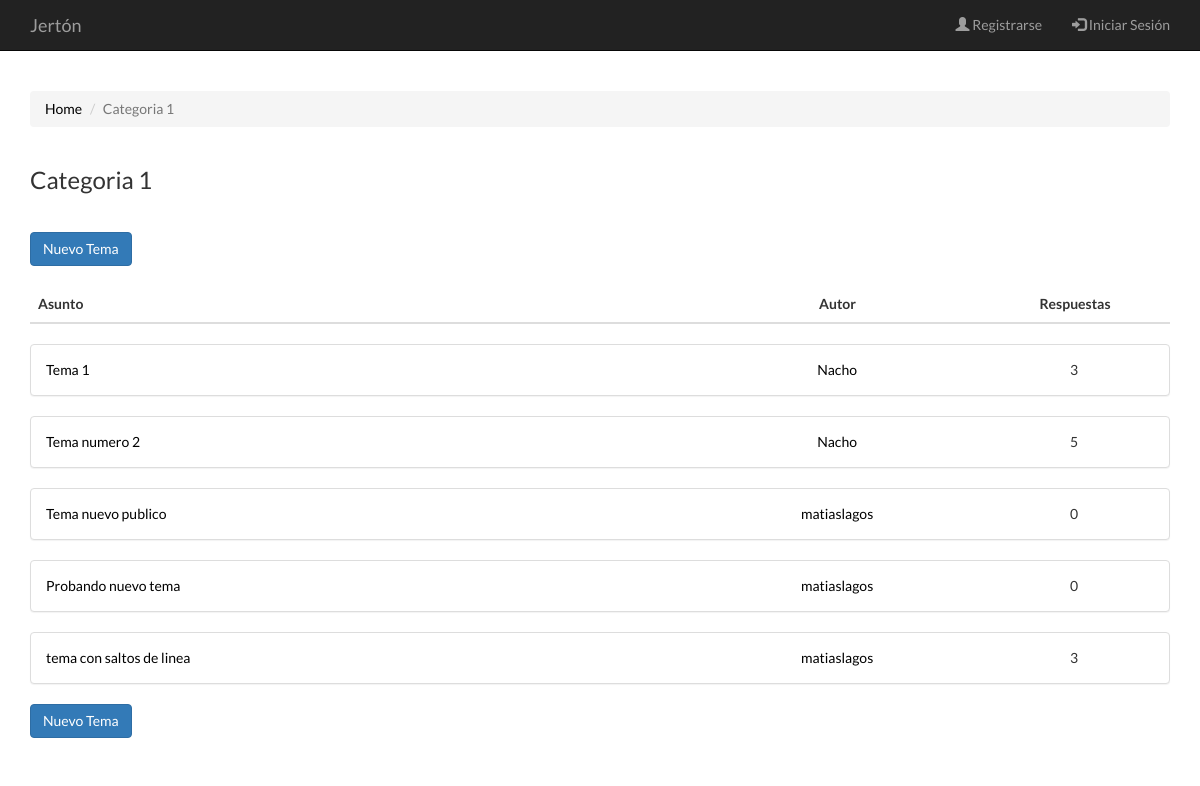
The page /categoria.php?id=2 on the database its author committed.
### tables this page shows
CREATE TABLE `CATEGORIAS` (
  `id` int(11) NOT NULL,
  `titulo` varchar(45) NOT NULL,
  `descripcion` text NOT NULL,
  `tipo` tinyint(1) NOT NULL
);

CREATE TABLE `TEMAS` (
  `id` int(11) NOT NULL,
  `titulo` varchar(45) NOT NULL,
  `contenido` text NOT NULL,
  `tipo` tinyint(1) NOT NULL,
  `fecha` timestamp NOT NULL DEFAULT CURRENT_TIMESTAMP,
  `usuario_id` int(11) NOT NULL,
  `categoria_id` int(11) NOT NULL
);

CREATE TABLE `USUARIOS` (
  `id` int(11) NOT NULL,
  `nickname` varchar(16) NOT NULL,
  `nombre` varchar(16) NOT NULL,
  `password` varchar(16) NOT NULL,
  `sexo` char(1) NOT NULL,
  `fecha_nacimiento` date NOT NULL,
  `fecha_registro` timestamp NOT NULL DEFAULT CURRENT_TIMESTAMP,
  `url_avatar` text,
  `tipo_id` int(11) NOT NULL
);

### panel-temas-publicos.php (the view, shortened to what this page needs)
<?php include_once("conexion.php");
?>
<div class="container">
			<?php
				$publicas = $mysqli->query("SELECT * FROM TEMAS where tipo=0 AND categoria_id=".$id_categoria."");
				if($publicas->num_rows > 0){
					echo 	'<table class="table table-hover">
						      	<thead>
							        <tr id="cabecera-temas">
							          	<th class="col-xs-2 col-md-7">Asunto</th>
							          	<th class="col-md-3">Autor</th>
							          	<th class="col-xs-4 col-md-2">Respuestas</th>
							        </tr>
						      	</thead>
						      	<tbody>
						      	</tbody>
						    </table>';
				}
				else{
					echo '<div class="container">
							<h3 style="text-align:center;">No hay temas en esta categoria</h3>
						</div>';
				}
	  			while ($fila = $publicas->fetch_assoc()) {
	  				$cant_respuestas = $mysqli->query("SELECT count(*) FROM COMENTARIOS WHERE tema_id=".$fila['id']."");
	  				$respuestas_cantidad = $cant_respuestas->fetch_array();
	  				$usuario_nickname = $mysqli->query("SELECT nickname FROM USUARIOS WHERE id=".$fila['usuario_id']."");
					$nickname = $usuario_nickname->fetch_array();
					echo 	'<div class="panel panel-default panel-categoria">
								<div class="panel-body">
								  	<div class="row">
							 			<div class="col-md-7"><a href="tema.php?id='.$fila["id"].'">'.$fila["titulo"].'</a></div>
							 			<div style="text-align: center;" class="col-md-3"><a href="perfil.php?id='.$fila["usuario_id"].'">'.$nickname[0].'</a></div>
							 			<div style="text-align: center;" class="col-md-2">'.$respuestas_cantidad[0].'</div>
							 		</div>
							 	</div>
							</div>';
				}
				if($publicas->num_rows > 0){
					echo 	'<a href="crear-tema.php?categoria='.$id_categoria.'"><button id="nuevo-tema" type="button" class="btn btn-primary">Nuevo Tema</button></a>';
				}
	  		?>
</div>

### categoria.php (shortened to what this page needs)
<?php
	if($_GET['id']==null){
		header("Location: index.php");
	}
	else{
		$id_categoria = $_GET['id'];
	}
?>
<!DOCTYPE html>
<html>
<head>
	<link rel="stylesheet" href="https://maxcdn.bootstrapcdn.com/bootstrap/3.3.5/css/bootstrap.min.css">
	<link rel="stylesheet" href="css/style.css">
</head>
<body>
	<?php
	include_once("header.php");
	$resultado = $mysqli->query("SELECT * FROM CATEGORIAS WHERE id=".$id_categoria."");
	$titulo = $resultado->fetch_assoc();
	?>
	<div class="container">
		<ol class="breadcrumb">
		 	<li><a href="index.php">Home</a></li>
		  	<li class="active"><?php echo $titulo['titulo']; ?></li>
		</ol>
		<div class="page-header titulo-categoria">
			<h3><?php echo $titulo['titulo']; ?></h3>
		</div>
		<a href="crear-tema.php?categoria=<?php echo $id_categoria; ?>"><button id="nuevo-tema" type="button" class="btn btn-primary">Nuevo Tema</button></a>
	</div>
	<?php
		if($_SESSION['logged_in']==false){
			include_once("panel-temas-publicos.php");
		}else{
			include_once("panel-temas-total.php");
		}
	?>
</body>
</html>

### header.php (shortened to what this page needs)
<header>
	<?php
	if($_SESSION['logged_in']){
		include_once('navbar-loggedin.php');
	}else{
		include_once('navbar-normal.php');
	}
	?>
</header>

### navbar-normal.php
<nav class="navbar navbar-default navbar-inverse navbar-static-top">
    <div class="container">
        <div class="navbar-header">
            <a class="navbar-brand" href="index.php">Jertón</a>
        </div>
        <div>
            <ul class="nav navbar-nav navbar-right">
                <?php if(basename($_SERVER['PHP_SELF'])=='registrarse.php'){
                    echo '<li class="active"><a href="registrarse.php"><span class="glyphicon glyphicon-user"></span> Registrarse</a></li>
                        <li><a href="iniciar-sesion.php"><span class="glyphicon glyphicon-log-in"></span> Iniciar Sesión</a></li>';
                    }else{
                        if(basename($_SERVER['PHP_SELF'])=='iniciar-sesion.php'){
                            echo '<li><a href="registrarse.php"><span class="glyphicon glyphicon-user"></span> Registrarse</a></li>
                                <li class="active"><a href="iniciar-sesion.php"><span class="glyphicon glyphicon-log-in"></span> Iniciar Sesión</a></li>';
                        }else{
                            echo '<li><a href="registrarse.php"><span class="glyphicon glyphicon-user"></span> Registrarse</a></li>
                                 <li><a href="iniciar-sesion.php"><span class="glyphicon glyphicon-log-in"></span> Iniciar Sesión</a></li>';
                        }
                    } ?>
            </ul>
        </div>
    </div>
</nav>

### css/style.css (style rules this page uses)
body { font-family: 'Lato', sans-serif; }
a { color: #000; }
header { margin-bottom: 40px; }
#cabecera-temas th:first-child { text-align: left; }
#cabecera-temas th { text-align: center; }
#nuevo-tema { margin-bottom: 20px; }
.panel-categoria .panel-body div:nth-child(2),.panel-categoria .panel-body div:nth-child(3) { text-align: center; }
.titulo-categoria { border-bottom: 0; }

### rows shown on the page
categorias: titulo "Categoria 1"
temas: titulo "Tema 1", usuario.nickname "Nacho", respuestas_cantidad "3"
temas: titulo "Tema numero 2", usuario.nickname "Nacho", respuestas_cantidad "5"
temas: titulo "Tema nuevo publico", usuario.nickname "matiaslagos", respuestas_cantidad "0"
temas: titulo "Probando nuevo tema", usuario.nickname "matiaslagos", respuestas_cantidad "0"
temas: titulo "tema con saltos de linea", usuario.nickname "matiaslagos", respuestas_cantidad "3"
